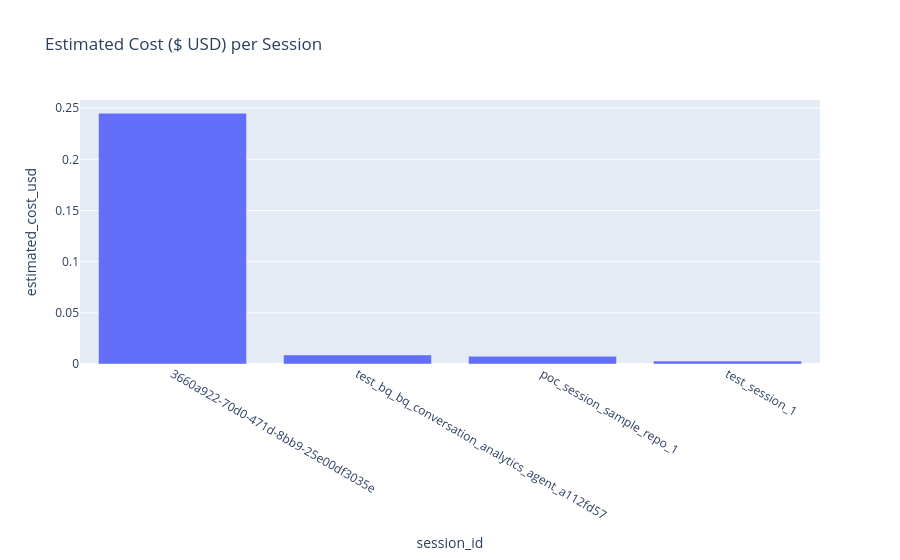

Here is the notebook cell this chart was saved with:
### Markdown cell above
<a id="sec-1"></a>
## 1️⃣ Section 1: Executive FinOps & Dollar Cost  💰

> *Answers the executive question: "What is our Google ADK agent portfolio costing us per session, per model tier, and what are our cache savings?"*

### Code cell
# Query 1.1: Complete Session FinOps Leaderboard (Prompt/Output Tokens & Dollar Spend)
# Leverages v_llm_response or attributes JSON unnesting for robust compatibility
sql_finops = f"""
WITH llm_usage AS (
    SELECT
        session_id,
        COUNT(1) AS llm_turns,
        SUM(CAST(JSON_VALUE(attributes, '$.usage_metadata.prompt_token_count') AS INT64)) AS prompt_tokens,
        SUM(CAST(JSON_VALUE(attributes, '$.usage_metadata.candidates_token_count') AS INT64)) AS output_tokens,
        SUM(CAST(JSON_VALUE(attributes, '$.usage_metadata.cached_content_token_count') AS INT64)) AS cached_tokens,
        SUM(
            CAST(JSON_VALUE(attributes, '$.usage_metadata.prompt_token_count') AS INT64) * 0.00000125 +
            CAST(JSON_VALUE(attributes, '$.usage_metadata.candidates_token_count') AS INT64) * 0.00000500
        ) AS estimated_cost_usd
    FROM `{PROJECT_ID}.{DATASET_ID}.{TABLE_ID}`
    WHERE event_type = 'LLM_RESPONSE'
    GROUP BY session_id
)
SELECT
    session_id,
    llm_turns,
    prompt_tokens,
    output_tokens,
    IFNULL(cached_tokens, 0) AS cached_tokens,
    ROUND(IFNULL(estimated_cost_usd, 0.0), 6) AS estimated_cost_usd
FROM llm_usage
ORDER BY estimated_cost_usd DESC
LIMIT 20;
"""
df_finops = bq_client.query(sql_finops).to_dataframe()
display(df_finops)

if not df_finops.empty and df_finops['estimated_cost_usd'].sum() > 0:
    fig = px.bar(df_finops, x='session_id', y='estimated_cost_usd', title='Estimated Cost ($ USD) per Session')
    fig.show()

### Figure 1 — Plotly figure (JSON) as saved in the notebook; plotly's stock layout.template omitted (floating-point values rounded to 4 significant figures)
{"data": [{"hovertemplate": "session_id=%{x}<br>estimated_cost_usd=%{y}<extra></extra>", "legendgroup": "", "marker": {"color": "#636efa", "pattern": {"shape": ""}}, "name": "", "orientation": "v", "showlegend": false, "textposition": "auto", "type": "bar", "x": ["3660a922-70d0-471d-8bb9-25e00df3035e", "test_bq_bq_conversation_analytics_agent_a112fd57", "poc_session_sample_repo_1", "test_session_1"], "xaxis": "x", "y": [0.2451, 0.00885, 0.007584, 0.00281], "yaxis": "y"}], "layout": {"barmode": "relative", "legend": {"tracegroupgap": 0}, "title": {"text": "Estimated Cost ($ USD) per Session"}, "xaxis": {"anchor": "y", "domain": [0.0, 1.0], "title": {"text": "session_id"}}, "yaxis": {"anchor": "x", "domain": [0.0, 1.0], "title": {"text": "estimated_cost_usd"}}}}
